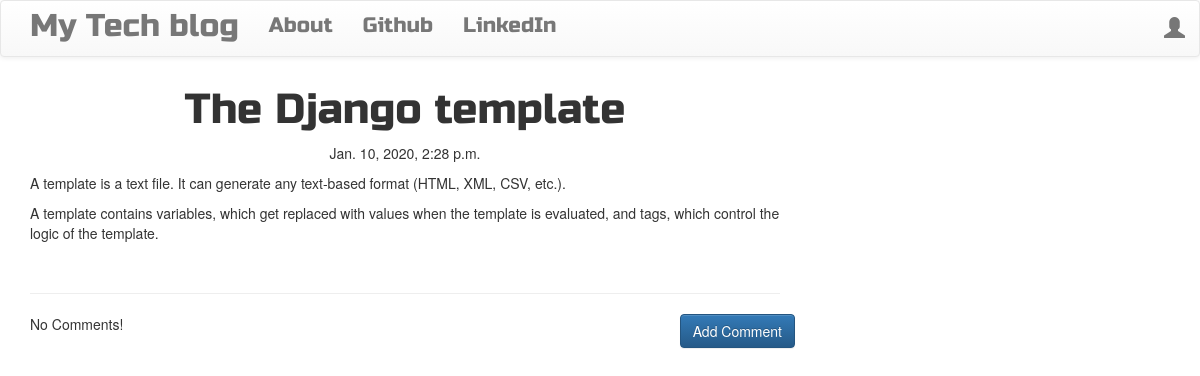
Screenshot of /post/2 with the database file from the repository.
### blog/models.py (models this page shows, shortened)
class Post(models.Model):
    author = models.ForeignKey('auth.User', on_delete=models.CASCADE) #Since we expect only one User to make the changes and in case of multiusers there will be no 'auth.User'
    title = models.CharField(max_length=256)
    text = models.TextField()
    created_date = models.DateTimeField(default=timezone.now())
    published_date = models.DateTimeField(blank=True, null=True)

### blog/views.py (the view)
# urls.py: re_path(r'^post/(?P<pk>\d+)$', views.PostDetailView.as_view(), name='post_detail'),
class PostDetailView(DetailView):
    login_url = '/login/'
    redirect_field_name = 'blog/post_detail.html'
    form_class = PostForm
    model = Post

### blog/templates/blog/post_detail.html (shortened to what this page needs)
{% extends 'blog/base.html' %}
{% block content %}
<h1 class="posttitle loader">{{post.title}}</h1>
{% if post.published_date %}
  <div class="date postdate">
    <p>{{post.published_date}}</p>
  </div>
{% else %}
  <a class="btn btn-default" href="{% url 'post_publish' pk=post.pk %}">Publish</a>
{% endif %}
<p class="postcontent">{{ post.text|safe|linebreaksbr }}</p>
<hr>
<a class="btn btn-primary btn-comment" href="{% url 'add_comment_to_post' pk=post.pk %}">Add Comment</a>
{% for comment in post.comments.all %}
  {% if user.is_authenticated or comment.approved_comment %}
    {{ comment.created_date }}
    {% if not comment.approved_comment %}
      <button type="button" title='Do not post'><a href="{% url 'comment_remove' pk=comment.pk %}">
        <span class="glyphicon glyphicon-remove"></span></button>
      </a>
      <button type="button" title='Post'><a href="{% url 'comment_approve' pk=comment.pk %}">
        <span class="glyphicon glyphicon-ok"></span>
      </a></button>
    {% endif %}
    <p>{{comment.text|safe|linebreaks}}</p>
    <p><strong>Posted by: {{comment.author}}</strong></p>
    <br>
  {% endif %}
  {% empty %}
    <p>No Comments!</p>
{% endfor %}
{% endblock %}

### blog/static/css/blog.css (style rules this page uses)
.postdate { text-align: center; }
.posttitle { font-family: 'Russo One', sans-serif; font-size: 3em; text-align: center; }
.postcontent { font-family: 'Montserrat'; font-size: 1.5em; }
.btn-comment { position: absolute; right: 0px; }
.loader { filter:hue-rotate(0deg); color: linear-gradient(45deg,#0f8,#08f); animation:hue 5000ms infinite linear; }

### rows the page displays
Post: title "The Django template", published_date "Jan. 10, 2020, 2:28 p.m.", text "A template is a text file. It can generate any text-based format (HTML, XML, CSV, etc.). A template contains variables, which get replaced with values when the template is evaluated, and tags, which control the logic of the template."
